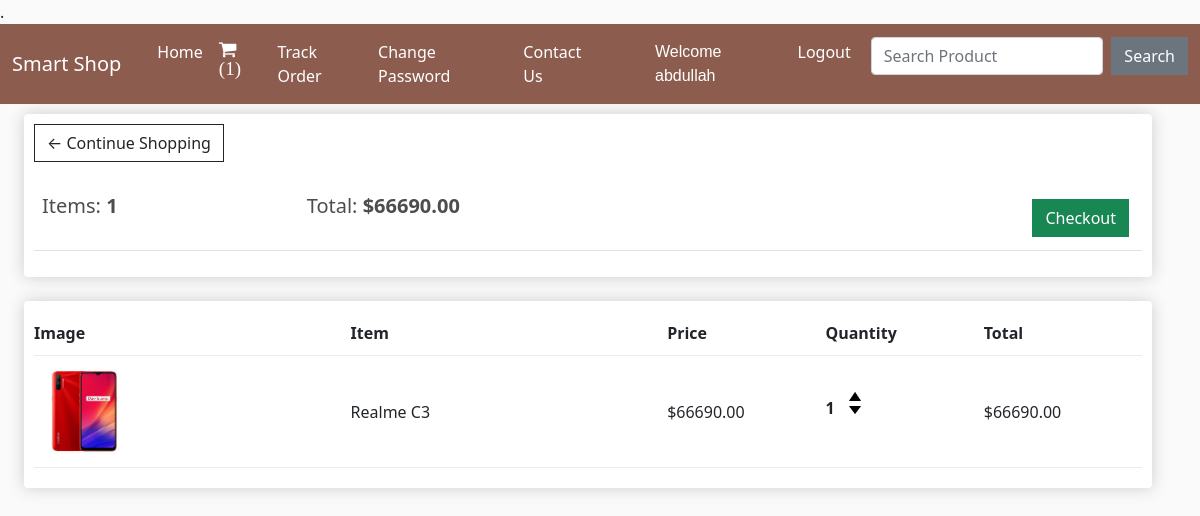
The app's page /cart/ (signed in) with its own data.
### shop/models.py (models this page shows, shortened)
class Order(models.Model):
    customer = models.ForeignKey(Customer, on_delete=models.SET_NULL, null=True)
    date_ordered = models.DateTimeField(default=now)
    complete = models.BooleanField(default=False)
    @property
    def get_cart_total(self):
        orderitems = self.orderitem_set.all()
        total = sum([item.get_total for item in orderitems])
        return total
    @property
    def get_cart_items(self):
        orderitems = self.orderitem_set.all()
        total = sum([item.quantity for item in orderitems])
        return total

class OrderItem(models.Model):
    product_var = models.ForeignKey(ProductVariations, on_delete=models.SET_NULL, null=True)
    order = models.ForeignKey(Order, on_delete=models.SET_NULL, null=True)
    quantity = models.IntegerField(default=0)
    date_added = models.DateTimeField(default=now)
    @property
    def get_total(self):
        total = self.product_var.price * self.quantity
        return total

class ProductVariations(models.Model):
    product = models.ForeignKey(Product, on_delete=models.CASCADE)
    name = models.CharField(max_length=255)  # specific variation name (e.g., "Red", "32GB")
    description = models.CharField(max_length=255)
    color = models.CharField(max_length=50, blank=True, null=True)
    size = models.CharField(max_length=50, blank=True, null=True)
    price = models.DecimalField(max_digits=10, decimal_places=2)
    stock = models.IntegerField()

class ProductImage(models.Model):
    product_var = models.ForeignKey(ProductVariations, on_delete=models.CASCADE , null=True, blank=True,related_name = "images")
    image = models.ImageField(upload_to='product_images/', null = True)  # Directory for uploaded images
    alt_text = models.CharField(max_length=255, blank=True, null=True)

### shop/views.py (the view, shortened to what this page needs)
# urls.py: path('cart/', CartView.as_view(), name='cart'),
class CartView(View):
    def get(self, request):
        data = cartData(request)
        items = data['items']
        order = data['order']
        cartItems = data['cartItems']
        return render(request, "cart.html", {
            'items': items,
            'order': order,
            'cartItems': cartItems
        })

### shop/inherit.py (called while the page is built)
def cartData(request):
    if request.user.is_authenticated:
        customer = request.user.customer
        order, created = Order.objects.get_or_create(customer=customer, complete=False)
        items = order.orderitem_set.all() # gather all the items
        cartItems = order.get_cart_items # how many items in the cart
    else:
        items = []
        order = {'get_cart_total':0, 'get_cart_items':0}
        cartItems = order['get_cart_items']
    return {'cartItems':cartItems, 'items':items, 'order':order}

### shop/templates/cart.html (shortened to what this page needs)
{% extends 'base.html' %}
{% load static %}
{% block body %}
<div class="container-fluid row">
    <div class="col-lg-12">
        <div class="box-element">
            <a href="/" class="btn btn-outline-dark">&#x2190 Continue Shopping</a>
            <br><br>
            <table class="table">
                <tr>
                    <th>
                        <h5>Items: <strong>{{ order.get_cart_items }}</strong></h5>
                    </th>
                    <th>
                        <h5>Total: <strong>${{ order.get_cart_total }}</strong></h5>
                    </th>
                    <th>
                        <a href="/checkout/" class="btn btn-success" style="float: right; margin: 5px;">Checkout</a>
                    </th>
                </tr>
            </table>
        </div>
        <br>
        <div class="box-element">
            <div class="cart-row">
                <div style="flex: 2;"><strong>Image</strong></div>
                <div style="flex: 2;"><strong>Item</strong></div>
                <div style="flex: 1;"><strong>Price</strong></div>
                <div style="flex: 1;"><strong>Quantity</strong></div>
                <div style="flex: 1;"><strong>Total</strong></div>
            </div>
            {% for item in items %}
                <div class="cart-row">
                    <div style="flex: 2;">
                        {% if item.product_var.images.all %}
                            <img class="row-image" src="{{ item.product_var.images.all.0.image.url }}" alt="{{ item.product.name }}">
                        {% else %}
                            <img class="row-image" src="{% static 'images/default-product.png' %}" alt="No Image Available">
                        {% endif %}
                    </div>
                    <div style="flex: 2;">{{ item.product_var.name }}</div>
                    <div style="flex: 1;">${{ item.product_var.price }}</div>
                    <div style="flex: 1;">
                        <p class="quantity">{{ item.quantity }}</p>
                        <div class="quantity">
                            <img data-product="{{ item.product_var.id }}" data-action="add" src="{% static 'increase.png' %}" class="chg-quantity update-cart" alt="">
                            <img data-product="{{ item.product_var.id }}" data-action="remove" src="{% static 'decrease.png' %}" class="chg-quantity update-cart" alt="">
                        </div>
                    </div>
                    <div style="flex: 1;">${{ item.get_total }}</div>
                </div>
            {% endfor %}
        </div>
    </div>
</div>
{% endblock %}

### shop/templates/base.html (shortened to what this page needs)
.<!doctype html>
<html lang="en">
<head>
    <link href="https://cdn.jsdelivr.net/npm/bootstrap@5.0.2/dist/css/bootstrap.min.css" rel="stylesheet"
>
    <link rel="stylesheet" href="https://cdnjs.cloudflare.com/ajax/libs/font-awesome/4.7.0/css/font-awesome.min.css">
</head>
<body>
    <nav class="navbar navbar-expand-lg navbar-dark sticky-top">
        <div class="container-fluid">
            <a class="navbar-brand" href="/">Smart Shop</a>
            <div class="collapse navbar-collapse" id="navbarSupportedContent">
                <div class="container w-75">
                <ul class="navbar-nav me-auto mb-2 mb-lg-0">
                    <li class="nav-item">
                        <a class="nav-link active" aria-current="page" href="/">Home</a>
                    </li>
                    {% if request.user.is_authenticated %}
                    <li class="nav-item">
                        <a class="nav-link active" aria-current="page" href="/cart/"><span class=" fa fa-shopping-cart"
                                style="font-size: 19px;"> ({{cartItems}})</span></a>
                    </li>
                    <li class="nav-item">
                        <a class="nav-link active" href="/tracker/">Track Order</a>
                    </li>
                    <li class="nav-item">
                        <a class="nav-link active" href="/change_password/">Change Password</a>
                    </li>
                    <li class="nav-item">
                        <a class="nav-link active" href="/loggedin_contact/">Contact Us</a>
                    </li>
                    {% endif %}
                    {% if not request.user.is_authenticated %}
                    <li class="nav-item">
                        <a class="nav-link active" aria-current="page" href="/register/">Register</a>
                    </li>
                    <li class="nav-item">
                        <a class="nav-link active" aria-current="page" href="/login/">Login</a>
                    </li>
                    <li class="nav-item">
                        <a class="nav-link active" href="/contact/">Contact Us</a>
                    </li>
                    {% else %}
                    <li class="nav-item">
                        <a class="nav-link active" aria-current="page" href="#" style="font-family:'Franklin Gothic Medium', 'Arial Narrow', Arial, sans-serif; font-size: 1rem;">Welcome {{request.user}}</a>
                    </li>
                    <li class="nav-item">
                        <a class="nav-link active" aria-current="page" href="/logout/">Logout</a>
                    </li>
                    {% endif %}
                </ul>
                </div>
                <form class="d-flex" method="POST" action="/search/"> {% csrf_token %}
                    <input class="form-control me-2" type="search" name="search" placeholder="Search Product" aria-label="Search">
                    <button href="/search/" class="btn btn-secondary" type="submit">Search</button>
                </form>
            </div>
        </div>
    </nav>
    {% block body %}
    {% endblock %}
</body>
</html>

### shop/templates/base.html (style rules this page uses)
.navbar { background-color: #8c5d4f; }
body { background-color: hsl(0, 0%, 98%); }
h1, h2, h3, h4, h5, h6 { color: hsl(0, 0%, 30%); }
.box-element { box-shadow: hsl(0, 0%, 80%) 0 0 16px; background-color: #fff; border-radius: 4px; padding: 10px; }
.col-lg-4, .col-lg-6, .col-lg-8, .col-lg-12 { margin-top: 10px; }
.btn { border-radius: 0; }
.row-image { width: 100px; }
.cart-row { display: flex; align-items: flex-stretch; padding-bottom: 10px; margin-bottom: 10px; border-bottom: 1px solid #ececec; }
.quantity { display: inline-block; font-weight: 700; padding-right: 10px; }
.chg-quantity { width: 12px; cursor: pointer; display: block; margin-top: 5px; transition: .1s; }

### shop/templates/cart.html (style rules this page uses)
.row-image { width: 100px; height: auto; object-fit: cover; }
.cart-row { display: flex; align-items: center; margin: 10px 0; }

### records on screen
Order: get_cart_items "1", get_cart_total "66690.00"
OrderItem: product_var.images.all.0.image (picture), product_var.name "Realme C3", product_var.price "66690.00", quantity "1", get_total "66690.00"

### other values on screen
{{ cartItems }} "1"
{{ request.user }} "abdullah"
